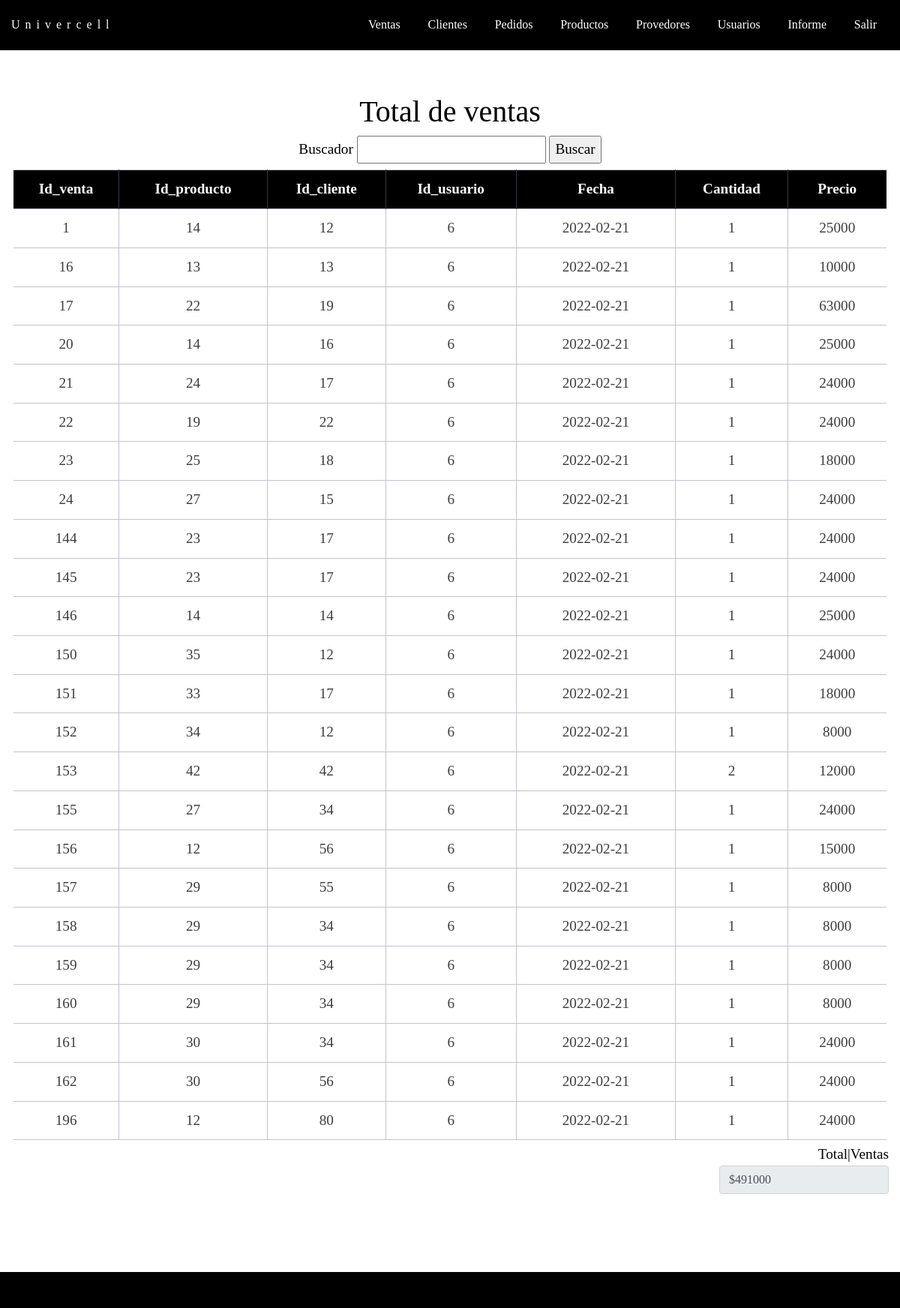
The app's page /Vista_venta.php?fecha_venta=2022-02-21 (signed in) with its own data.
### tables this page shows
CREATE TABLE `ventas` (
  `Id_venta` int(50) NOT NULL,
  `Id_producto` int(50) NOT NULL,
  `Id_cliente` int(50) NOT NULL,
  `Id_usuario` int(50) NOT NULL,
  `Fecha` date NOT NULL,
  `Cantidad` int(50) NOT NULL,
  `Precio` int(50) NOT NULL
);

### Vista_venta.php (the view, shortened to what this page needs)
<!doctype html>
<html>
<head>
<link rel="stylesheet" href="https://cdn.jsdelivr.net/npm/bootstrap@4.0.0/dist/css/bootstrap.min.css">
<link rel="stylesheet" href="css/estilosinicio.css">
<link rel="stylesheet" href="css/estilostabla.css">
</head>
<body>
<header class= "header">
    <div class="container logo-nav">
      <a href="menu.php" class="logo">Univercell</a>
      <nav class="navigation">
              <ul>
             <li><a href="index_ventas.php">Ventas</a></li>
             <li><a href="index_clientes.php">Clientes</a></li>
             <li><a href="index_pedidos.php">Pedidos</a></li>
             <li><a href="index_productos.php">Productos</a></li>
             <li><a href="index_prove.php">Provedores</a></li>
             <li><a href="index_usuarios.php">Usuarios</a></li>
			 <li><a href="Ver_ventas.php">Informe</a></li>
             <li><a href="cerrar_sesion.php" onclick="return Confirmacion()">Salir</a></li>
              </ul>
          </nav>
    </div>
  </header>
 <main class="main">
    <div class="container"><br><br>
  <?php
  require("conexion.php");
  ?>
<h1><span class="subtitulo">Total de ventas</span></h1>
<center><form action="busqueda_venta.php" method="get">
  <label>Buscador</label>
  <input type="text" name="busqueda">
  <input type=submit value="Buscar">
  </center>
<form name="form1" method="post" action="<?php echo $_SERVER['PHP_SELF'] ?>">
  <div class="table-container">
    <table class="tabl" width="70%" border="0" align="center">
      <?php
	$sumar_total=0;
$fecha_venta=$_GET['fecha_venta'];
       $resultado=$base->query("SELECT * FROM ventas WHERE Fecha LIKE '$fecha_venta'");
       $registros=$resultado->fetchAll(PDO::FETCH_OBJ);
      ?>
    <thead>
      <tr>
        <th class="primera_fila">Id_venta</th>
		    <th class="primera_fila">Id_producto</th>
		    <th class="primera_fila">Id_cliente</th>
		    <th class="primera_fila">Id_usuario</th>
		    <th class="primera_fila">Fecha</th>
        <th class="primera_fila">Cantidad</th>
        <th class="primera_fila">Precio</th>
		  </tr>
    </thead>
    <tbody>
        <?php
        foreach ($registros as $product):
        ?>
      <tr>
        <td><?php echo $product->Id_venta?></td>
		    <td><?php echo $product->Id_producto?></td>
		    <td><?php echo $product->Id_cliente?></td>
		    <td><?php echo $product->Id_usuario?></td>
		    <td><?php echo $product->Fecha?></td>
        <td><?php echo $product->Cantidad?></td>
        <td><?php echo $product->Precio?></td>
		<?php
		 $sumar_total=$sumar_total+$product->Precio;
		  ?>
      <?php
        endforeach;
        ?>
      </tr>
      </tbody>
    </table>
  </form>
  </div>
		  <div class="form-group">
			<label class="total">Total|Ventas</labe>
			  <input type="text" value="$<?php echo $sumar_total?>"class="form-control" disabled>
      </div>
      </main>
		<footer class="footer">
  </footer>
</body>
</html>

### css/estilosinicio.css (style rules this page uses)
body { font-family: 'Times New Roman', Times, serif; color: black; font-size: 1.2rem; line-height: 1.6em; margin: 0; text-decoration: none; }
* { font-family: 'Times New Roman', Times, serif; text-decoration: none; }
.container { width:100%; max-width: 1400px; margin:0 auto; overflow:hidden; cursor: default; text-decoration: none; }
ul { margin:0; padding:0; text-decoration: none; }
.header { background:black; color:#ffffff; padding-top:10px; padding-bottom: 10px; cursor:default; position: fixed; width: 100%; }
.logo-nav { display: flex; justify-content: space-between; align-items: center; flex-wrap: wrap; }
.header a { background: black; color:#ffffff; text-decoration:none; font-size:16px; }
.logo { letter-spacing: 7px; padding-right: 2rem; font-size: 3rem; text-decoration: none; }
.navigation ul { margin: 0; padding: 0; list-style: none; }
.navigation ul li { display: inline-block; }
.navigation ul li a { display:block; padding: 0.5rem 1rem; transition: all 0.3s linear; border-radius: 7px; text-decoration: none; }
.main { padding-top: 4rem; text-align: justify; margin-bottom: 1rem; }
.footer { background: black; padding-top: 2rem; text-align: center; position: relative; color: #ffffff; margin-top: 5rem; padding-bottom: 1rem; width: 100%; }

### css/estilostabla.css (style rules this page uses)
h1 { text-align: center; align-items: center; }
* { box-sizing: border-box; }
.table-container { max-width: 100%; margin: 0.2rem; }
.tabl { border-collapse:none; margin: auto; box-sizing: border-box; width: 100%; border-spacing: 0; }
th { color: white; background: black; border-right: 1px solid #343a45; padding: 10px 0 10px 0; text-align: center; align-items: center; }
td { align-items: center; text-align: center; background: white; padding: 10px; border-right: 1px solid #c1c3d1; }
.tabl th:last-child, .tabl td:last-child { border-right: 0; }
.tabl td:last-child { border-bottom: 0; }
.tabl tbody tr { background: white; }
tr { border-top: 1px solid #c1c3d1; border-bottom: 1px solid #c1c3d1; color: #3d3d3e; }
@media screen and (max-width: 1436px) { .table-container { overflow-x: scroll; } }
.total { align-items: right; text-align: right; align-content: right; }
.form-group { align-items: right; text-align: right; align-content: right; }

### records on screen
ventas: Id_venta "1", Id_producto "14", Id_cliente "12", Id_usuario "6", Fecha "2022-02-21", Cantidad "1", Precio "25000"
ventas: Id_venta "16", Id_producto "13", Id_cliente "13", Id_usuario "6", Fecha "2022-02-21", Cantidad "1", Precio "10000"
ventas: Id_venta "17", Id_producto "22", Id_cliente "19", Id_usuario "6", Fecha "2022-02-21", Cantidad "1", Precio "63000"
ventas: Id_venta "20", Id_producto "14", Id_cliente "16", Id_usuario "6", Fecha "2022-02-21", Cantidad "1", Precio "25000"
ventas: Id_venta "21", Id_producto "24", Id_cliente "17", Id_usuario "6", Fecha "2022-02-21", Cantidad "1", Precio "24000"
ventas: Id_venta "22", Id_producto "19", Id_cliente "22", Id_usuario "6", Fecha "2022-02-21", Cantidad "1", Precio "24000"
ventas: Id_venta "23", Id_producto "25", Id_cliente "18", Id_usuario "6", Fecha "2022-02-21", Cantidad "1", Precio "18000"
ventas: Id_venta "24", Id_producto "27", Id_cliente "15", Id_usuario "6", Fecha "2022-02-21", Cantidad "1", Precio "24000"
ventas: Id_venta "144", Id_producto "23", Id_cliente "17", Id_usuario "6", Fecha "2022-02-21", Cantidad "1", Precio "24000"
ventas: Id_venta "145", Id_producto "23", Id_cliente "17", Id_usuario "6", Fecha "2022-02-21", Cantidad "1", Precio "24000"
ventas: Id_venta "146", Id_producto "14", Id_cliente "14", Id_usuario "6", Fecha "2022-02-21", Cantidad "1", Precio "25000"
ventas: Id_venta "150", Id_producto "35", Id_cliente "12", Id_usuario "6", Fecha "2022-02-21", Cantidad "1", Precio "24000"
ventas: Id_venta "151", Id_producto "33", Id_cliente "17", Id_usuario "6", Fecha "2022-02-21", Cantidad "1", Precio "18000"
ventas: Id_venta "152", Id_producto "34", Id_cliente "12", Id_usuario "6", Fecha "2022-02-21", Cantidad "1", Precio "8000"
ventas: Id_venta "153", Id_producto "42", Id_cliente "42", Id_usuario "6", Fecha "2022-02-21", Cantidad "2", Precio "12000"
ventas: Id_venta "155", Id_producto "27", Id_cliente "34", Id_usuario "6", Fecha "2022-02-21", Cantidad "1", Precio "24000"
ventas: Id_venta "156", Id_producto "12", Id_cliente "56", Id_usuario "6", Fecha "2022-02-21", Cantidad "1", Precio "15000"
ventas: Id_venta "157", Id_producto "29", Id_cliente "55", Id_usuario "6", Fecha "2022-02-21", Cantidad "1", Precio "8000"
ventas: Id_venta "158", Id_producto "29", Id_cliente "34", Id_usuario "6", Fecha "2022-02-21", Cantidad "1", Precio "8000"
ventas: Id_venta "159", Id_producto "29", Id_cliente "34", Id_usuario "6", Fecha "2022-02-21", Cantidad "1", Precio "8000"
ventas: Id_venta "160", Id_producto "29", Id_cliente "34", Id_usuario "6", Fecha "2022-02-21", Cantidad "1", Precio "8000"
ventas: Id_venta "161", Id_producto "30", Id_cliente "34", Id_usuario "6", Fecha "2022-02-21", Cantidad "1", Precio "24000"
ventas: Id_venta "162", Id_producto "30", Id_cliente "56", Id_usuario "6", Fecha "2022-02-21", Cantidad "1", Precio "24000"
ventas: Id_venta "196", Id_producto "12", Id_cliente "80", Id_usuario "6", Fecha "2022-02-21", Cantidad "1", Precio "24000"
